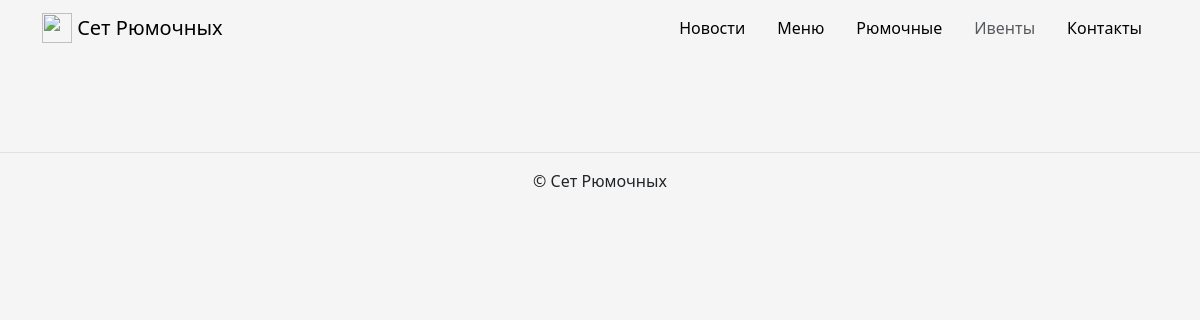
/events/, run on an earlier commit of the app's database.
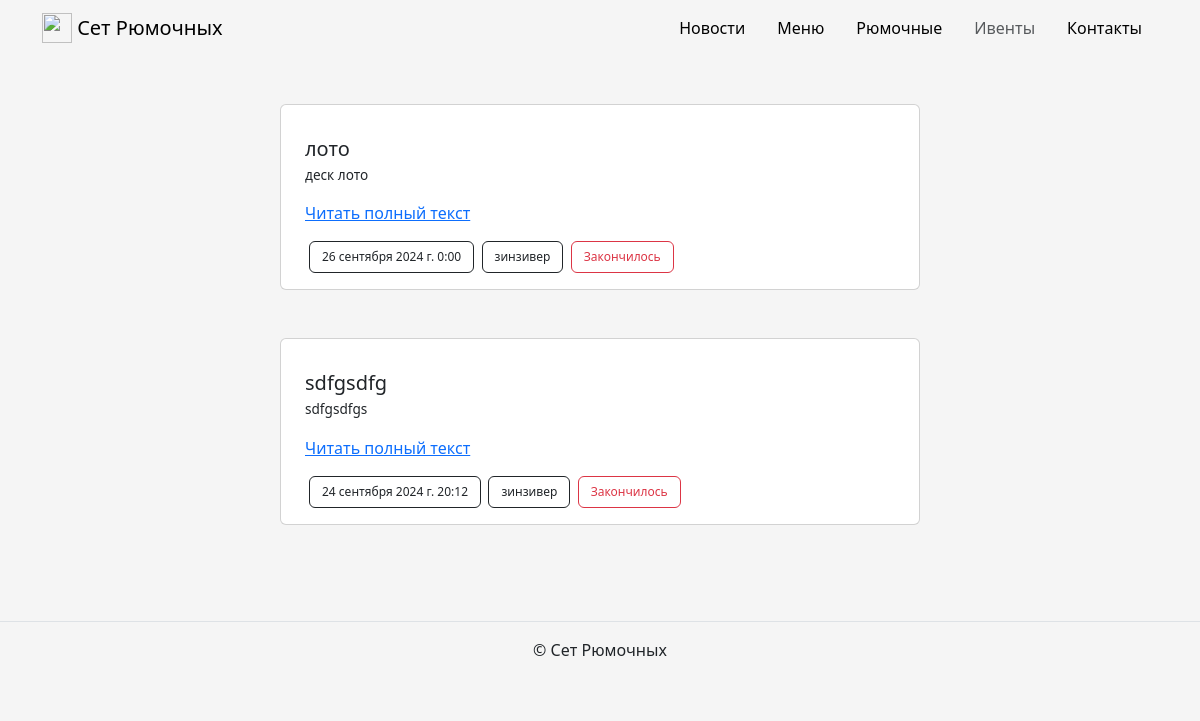
And on a later commit of the database.
### app_setofshots/models.py (models this page shows, shortened)
class Event(Model):
    title = CharField(max_length=128, verbose_name='Ивент')
    description = TextField(
        max_length=1024,
        verbose_name='Описание',
        help_text=f'Для вставки красивых ссылок(чтобы можно было кликать '
                  'на слово)<br>следует использовать шаблон:<br>&lt;a hre'
                  'f="ССЫЛКА"&gt;КЛИКАБЕЛЬНЫЙ ТЕКСТ&lt;/a&gt;. Шаблон для'
                  ' удобства:<br><br>&lt;a href=""&gt;&lt;/a&gt;',
    )
    slug = SlugField(
        max_length=128, unique=True, verbose_name='Ссылка',
        help_text='Можно оставить пустым', blank=True,
    )
    start = DateTimeField(verbose_name='Дата и время')
    place = ForeignKey(
        to='Bar', related_name='ivents', on_delete=CASCADE,
        verbose_name='Место'
    )
    is_published = BooleanField(
        verbose_name='Опубликовано', blank=True, default=False
    )
    image = ImageField(
        upload_to='events_images',
        verbose_name='Фото',
        blank=True
    )
    class Meta:
        verbose_name = 'ивенты'
        verbose_name_plural = 'Ивент'
    def get_status(self):
        now = timezone.now()
        if self.start > now:
            return 'Ещё не началось'
        elif now <= self.start < now + timedelta(hours=3):
            return 'Уже началось'
        return 'Закончилось'

class Bar(Model):
    title = CharField(max_length=32, verbose_name='Бар')
    slug = SlugField(
        max_length=32, unique=True, verbose_name='Ссылка',
        help_text='Можно оставить пустым', blank=True,
    )
    description = TextField(max_length=1024, verbose_name='Описание')
    address = CharField(max_length=128, verbose_name='Адрес')
    work_time = TextField(
        max_length=1024, verbose_name='Часы работы', null=True
    )
    opening_year = IntegerField(verbose_name='Год открытия')
    image = ImageField(
        upload_to='bars_images',
        verbose_name='Фото',
        blank=True
    )
    is_published = BooleanField(
        verbose_name='Опубликовано', blank=True, default=False
    )
    class Meta:
        verbose_name = 'бар'
        verbose_name_plural = 'Бары'
    def __str__(self):
        return self.title

### app_setofshots/views.py (the view)
# urls.py: path('events/', events, name='events'),
def events(request):
    template = 'app_setofshots/events.html'
    _events = Event.objects.filter(
        is_published=True).order_by('-start')
    page_object = paginator(_events, request.GET.get('page'))
    context = {'page_obj': page_object}
    return render(request, template, context)

### app_setofshots/views.py (called while the page is built)
def paginator(object_list, page):
    _paginator = Paginator(
        object_list,
        settings.REST_FRAMEWORK['PAGE_SIZE']
    )
    return _paginator.get_page(page)

### templates/app_setofshots/events.html (shortened to what this page needs)
{% extends "base.html" %}
{% load static %}
{% block content %}
  {% for post in page_obj %}
    <article class="mb-5">
      {% include "includes/event_card.html" %}
    </article>
  {% endfor %}
{% endblock %}

### templates/includes/event_card.html (shortened to what this page needs)
<div class="col d-flex justify-content-center">
  <div class="card" style="width: 40rem;">
    <div class="row g-0">
      <div class="col-md-8">
        <div class="card-body">
          <h5 class="card-title">{{ post.title }}</h5>
          <p class="card-text">{{ post.description|truncatewords:40|safe }}</p>
          <a href="{% url 'app_setofshots:event' event_slug=post.slug %}" class="card-link">Читать полный текст</a>
        </div>
      </div>
      <div class="row">
        <div>
          <button type="button" class="btn btn-outline-dark">{{ post.start }}</button>
          <button type="button" class="btn btn-outline-dark">{{ post.place }}</button>
          <button
            type="button"
            class="{% if post.get_status == 'Ещё не началось' %}btn btn-outline-dark
                   {% elif post.get_status == 'Уже началось' %}btn btn-outline-success
                   {% else %}btn btn-outline-danger{% endif %}">
            {{ post.get_status }}
          </button>
          </div>
      </div>
    </div>
  </div>
</div>

What changed in the data, as far as the page shows it:
added Event: title "лото", description "деск лото", start "26 сентября 2024 г. 0:00", place "зинзивер", get_status "Закончилось"
added Event: title "sdfgsdfg", description "sdfgsdfgs", start "24 сентября 2024 г. 20:12", place "зинзивер", get_status "Закончилось"
